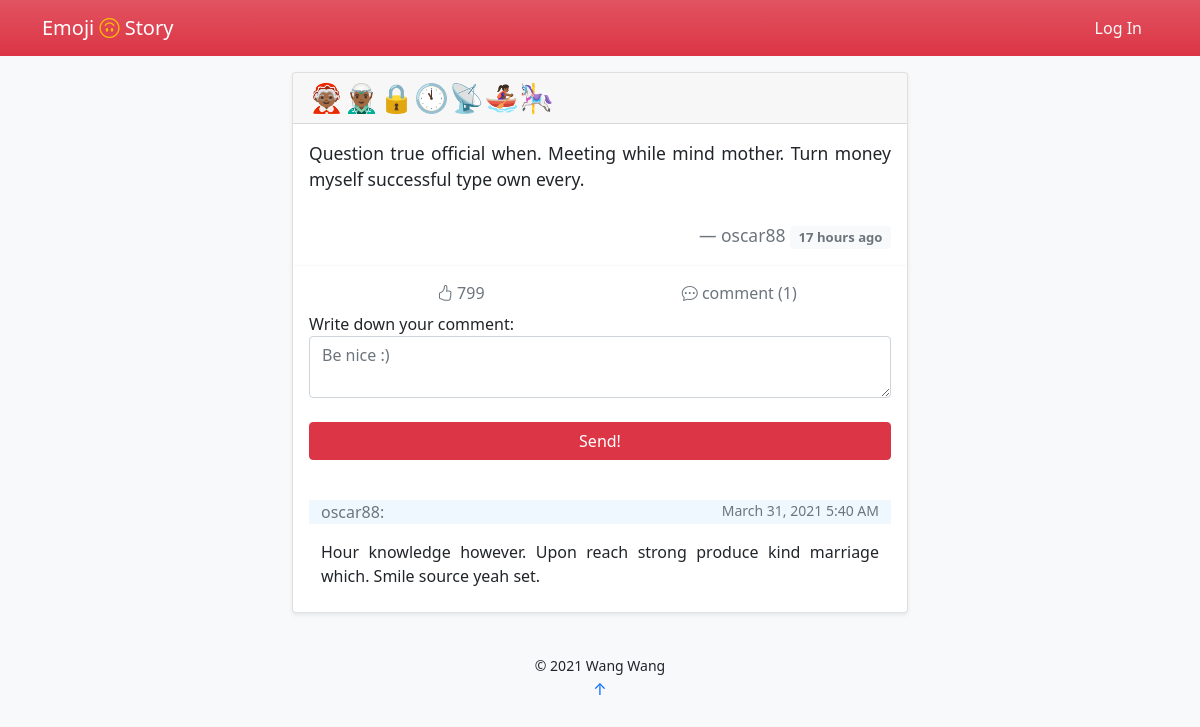
Page /post/13 on the committed database.
### emoji_story/models.py (models this page shows)
class Post(db.Model):
    id = db.Column(db.Integer, primary_key=True)
    emoji = db.Column(db.String)
    name = db.Column(db.String)
    story = db.Column(db.Text)
    time = db.Column(db.DateTime, default=datetime.utcnow, index=True)
    delete = db.Column(db.Boolean, default=False)
    like = db.Column(db.Integer, default=0)
    author_id = db.Column(db.Integer, db.ForeignKey('author.id'))
    user = db.relationship('Author', back_populates='post')
    comment = db.relationship('Comment')

class Comment(db.Model):
    id = db.Column(db.Integer, primary_key=True)
    body = db.Column(db.Text)
    time = db.Column(db.DateTime, default=datetime.utcnow, index=True)
    author_name = db.Column(db.Integer, db.ForeignKey('author.username'))
    post_id = db.Column(db.Integer, db.ForeignKey('post.id'))

### emoji_story/blueprints/main_page.py (the view, shortened to what this page needs)
@main_page_bp.route('/post/<int:post_id>', methods=['GET', 'POST'])
def post(post_id):
    post = Post.query.get(post_id)
    form = CommentForm()
    if current_user.is_authenticated:
        like_list = json.loads(Author.query.get(current_user.get_id()).like)['like_post']
    else:
        like_list = []
    return render_template('post.html', post=post, like_list=like_list, form=form)

### emoji_story/forms.py
class CommentForm(FlaskForm):
    body = TextAreaField('Write down your comment:',
                         validators=[DataRequired(),
                                     Length(1, 500, message="Your commnet should be 1-500 letters.")],
                         render_kw={'placeholder': "Be nice :)"})
    submit = SubmitField('Send')

### emoji_story/templates/post.html (shortened to what this page needs)
{% extends 'base.html' %}
{% block content %}
    <blockquote>
        <blockquote class="card shadow-sm">
            <div class="card-header text-left h3">
                {{ post.emoji|safe }}
            </div>
            <div class="card-body">
                <blockquote class="blockquote mb-0">
                    <p class="small" style="text-align: justify">{{ post.story }}</p>
                    <br>
                    <footer class="small blockquote-footer text-end">{{ post.name }}
                        <small class="badge text-muted bg-light align-middle">
                            {{ moment(post.time).fromNow(refresh=True) }}
                        </small>
                    </footer>
                </blockquote>
            </div>
            <div class="card-footer bg-transparent border-light">
                <div class="btn-group container-fluid" id={{ post.id }} role="group" aria-label="Interaction">
                    <form type="button" onclick="likePost(this)" class="btn bg-transparent text-muted col-4">
                        {% if post.id not in like_list %}
                            <i class="bi bi-hand-thumbs-up"></i>
                        {% else %}
                            <i class="bi bi-hand-thumbs-up-fill text-danger"></i>
                        {% endif %}
                        <text> {{ post.like }}</text>
                    </form>
                    <button type="button" onclick="location.reload()" class="btn text-secondary col-4">
                        <i class="bi bi-chat-dots"></i> comment ({{ post.comment|length }})
                    </button>
                </div>
                <form method="post">
                    <div class="form-group">
                        {{ form.body.label }}<br>
                        {{ form.body(class='form-control', oninput='autosave()') }}
                    </div>
                    <br>
                    <div class="row">
                        {% if current_user.is_authenticated %}
                            <div class="col d-grid">
                                {{ form.submit(class='btn btn-danger') }}
                            </div>
                        {% else %}
                            <div class=" col d-grid">
                                <button type="button" class=" btn btn-danger" data-bs-toggle="modal"
                                        data-bs-target="#exampleModal">
                                    Send!
                                </button>
                            </div>
                        {% endif %}
                    </div>
                    <br>
                </form>
                {% if post.comment|length ==0 %}
                    <div class="container-fluid">
                        <p class="small text-muted text-center">No comment yet. Why not be the first one to comment?</p>
                    </div>
                {% else %}
                    <div class="container-fluid mt-3">
                        {% for _comment in post.comment|sort(attribute='time', reverse=True) %}
                            <div class="row">
                                <p class="col text-secondary"
                                   style="background-color: aliceblue">{{ _comment.author_name }}:</p>
                                <p class="small text-secondary col text-end"
                                   style="background-color: aliceblue">{{ moment(_comment.time).format('LL LT') }}</p>
                            </div>
                            <div class="row">
                                <p class="col" style="text-align: justify">{{ _comment.body }}</p>
                            </div>
                        {% endfor %}
                    </div>
                {% endif %}
            </div>
        </blockquote>
    </blockquote>
{% endblock %}

### emoji_story/templates/base.html (shortened to what this page needs)
<!DOCTYPE html>
<html lang="en">
<head>
    {% block head %}
        <link href="https://cdn.jsdelivr.net/npm/bootstrap@5.0.0-beta2/dist/css/bootstrap.min.css" rel="stylesheet"
>
        <link rel="stylesheet" href="https://cdn.jsdelivr.net/npm/bootstrap-icons@1.4.0/font/bootstrap-icons.css">
    {% endblock head %}
</head>
<body class="bg-light">
<bar>
    <nav class="navbar navbar-expand bg-danger bg-gradient mb-3">
        <div class="container">
            <a class="navbar-brand text-white" href={{ url_for('main_page.index') }}>Emoji <i
                    class="bi bi-emoji-smile-upside-down text-warning"></i> Story</a>
            {% block bar %}
                {% if current_user.is_authenticated %}
                    <div class="nav-item dropdown">
                    <a class="nav-link dropdown-toggle text-light" href="#" id="navbarDropdownMenuLink"
                       role="button"
                       data-bs-toggle="dropdown" aria-expanded="false">
                        {{ current_user.username }}</a>
                    <ul class="dropdown-menu dropdown-menu-end" aria-labelledby="navbarDropdownMenuLink">
                        <li><a class="dropdown-item" href={{ url_for('user.home') }}>My Stories</a></li>
                        <li>
                            <hr class="dropdown-divider">
                        </li>
                        <li><a class="dropdown-item" href="{{ url_for('user.settings') }}">Settings</a></li>
                        <li>
                            <hr class="dropdown-divider">
                        </li>
                        <li><a class="dropdown-item" href={{ url_for('user.logout') }}>Log Out</a></li>
                    </ul>
                {% else %}
                    <a class="nav-link text-light" href={{ url_for('user.login') }}>Log In</a>
                {% endif %}
            {% endblock bar %}
            </div>
    </nav>
</bar>
<main class="container-fluid" style="max-width: 640px">
    {% block content %}
    {% endblock content %}
    <footer class="text-center">
        <br>
        {% block footer %}
            <small> &copy; 2021 <a>Wang Wang</a></small>
            <p><a id="bottom" href="#" title="Go Top">&uarr;</a></p>
        {% endblock footer %}
    </footer>
</main>
</body>
</html>

### emoji_story/templates/base.html (style rules this page uses)
form[type='button'] { -webkit-appearance: none; -moz-appearance: none; appearance: none; }
a { text-decoration: none; }

### rows in the picture
Post: emoji "🤶🏾🧝🏾‍♂️🔒🕚📡🚣🏾‍♀️🎠", story "Question true official when. Meeting while mind mother. Turn money myself successful type own every.", name "oscar88", time "17 hours ago", like "799"
Comment: author_name "oscar88", time "March 31, 2021 5:40 AM", body "Hour knowledge however. Upon reach strong produce kind marriage which. Smile source yeah set."

### other values in the picture
{{ post.comment|length }} "1"
